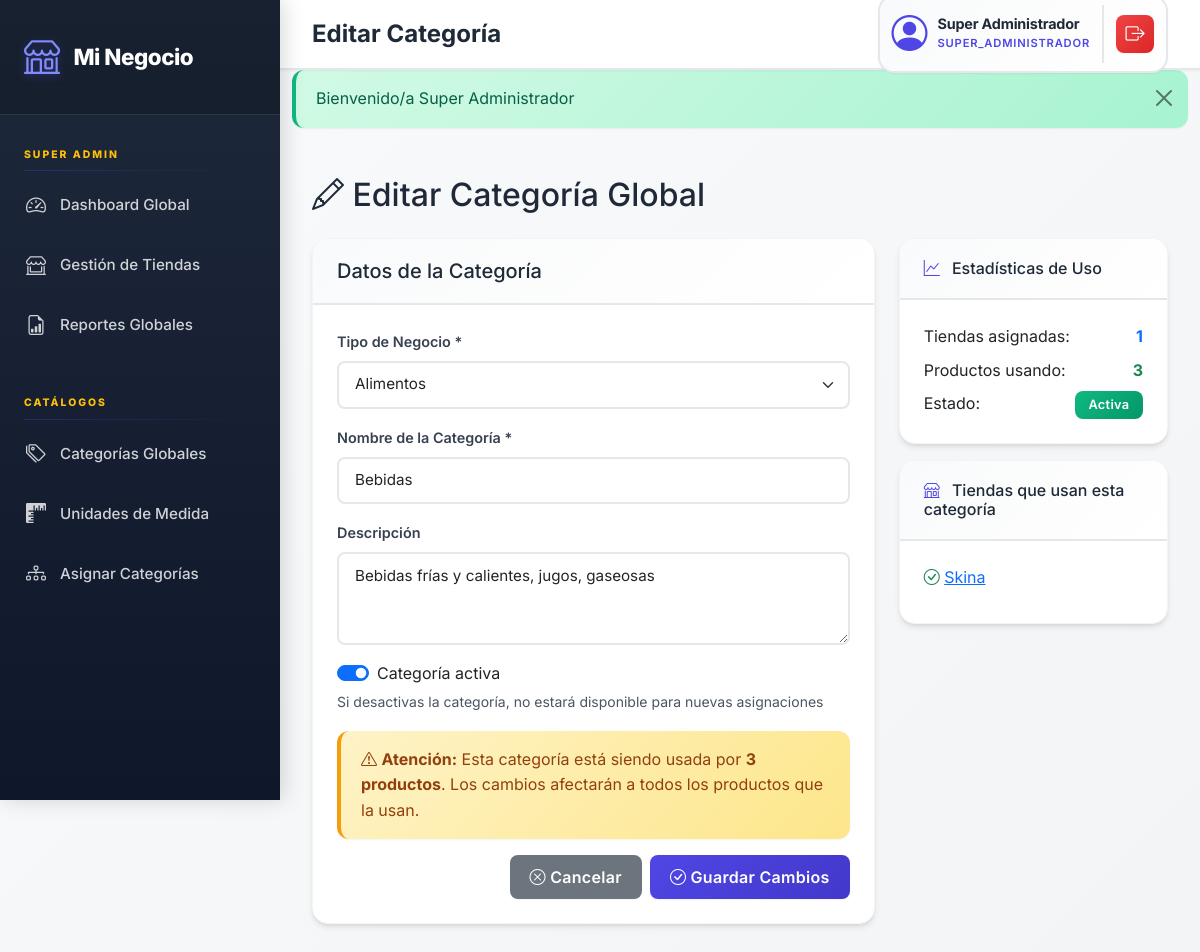
Screenshot of /views/super_admin/editar_categoria.php?id=2 (signed in) with the database file from the repository.
### tables this page shows
CREATE TABLE `categorias` (
  `id` int(11) NOT NULL,
  `tienda_id` int(11) DEFAULT NULL COMMENT 'NULL = Global (SUPER_ADMIN), valor = Personalizada',
  `nombre` varchar(100) NOT NULL,
  `descripcion` text DEFAULT NULL,
  `tipo_negocio` enum('ALIMENTOS','FERRETERIA','FARMACIA','ROPA','TECNOLOGIA','LIMPIEZA','LIBRERIA','MASCOTAS','VARIADO') DEFAULT 'VARIADO',
  `es_global` tinyint(1) DEFAULT 1 COMMENT '1=Global, 0=Personalizada',
  `activo` tinyint(1) DEFAULT 1,
  `created_at` timestamp NOT NULL DEFAULT current_timestamp(),
  `updated_at` timestamp NOT NULL DEFAULT current_timestamp() ON UPDATE current_timestamp()
);

CREATE TABLE `tiendas` (
  `id` int(11) NOT NULL,
  `nombre_negocio` varchar(200) NOT NULL,
  `slug` varchar(100) NOT NULL,
  `ruc` varchar(11) NOT NULL,
  `direccion` varchar(255) NOT NULL,
  `telefono` varchar(20) DEFAULT NULL,
  `email` varchar(100) DEFAULT NULL,
  `logo` varchar(255) DEFAULT NULL,
  `igv` decimal(5,2) NOT NULL DEFAULT 18.00,
  `estado` enum('ACTIVA','SUSPENDIDA') NOT NULL DEFAULT 'ACTIVA',
  `fecha_activacion` date DEFAULT NULL,
  `plan` varchar(50) DEFAULT 'BASICO',
  `monto_mensual` decimal(10,2) DEFAULT 0.00,
  `fecha_ultimo_pago` date DEFAULT NULL,
  `fecha_proximo_pago` date DEFAULT NULL,
  `created_at` timestamp NOT NULL DEFAULT current_timestamp(),
  `updated_at` timestamp NOT NULL DEFAULT current_timestamp() ON UPDATE current_timestamp()
);

### config/config.php (called while the page is built, shortened)
<?php
function e($value) {
    return htmlspecialchars((string)$value, ENT_QUOTES, 'UTF-8');
}

### views/super_admin/editar_categoria.php (the view, shortened to what this page needs)
<?php
require_once '../../config/config.php';
include '../layouts/header.php';
$db = Database::getInstance()->getConnection();
$id = intval($_GET['id']);
$stmt = $db->prepare("
    SELECT c.*,
           COUNT(DISTINCT tc.tienda_id) as tiendas_asignadas,
           COUNT(DISTINCT p.id) as productos_usando
    FROM categorias c
    LEFT JOIN tienda_categorias tc ON c.id = tc.categoria_id
    LEFT JOIN productos p ON c.id = p.categoria_id
    WHERE c.id = :id AND c.es_global = 1
    GROUP BY c.id
");
$stmt->execute(['id' => $id]);
$categoria = $stmt->fetch();
$stmt = $db->prepare("
    SELECT t.id, t.nombre_negocio
    FROM tiendas t
    INNER JOIN tienda_categorias tc ON t.id = tc.tienda_id
    WHERE tc.categoria_id = :categoria_id AND tc.activo = 1
    ORDER BY t.nombre_negocio
");
$stmt->execute(['categoria_id' => $id]);
$tiendas_usando = $stmt->fetchAll();
?>
<div class="row mb-3">
    <div class="col-12">
        <h2><i class="bi bi-pencil"></i> Editar Categoría Global</h2>
    </div>
</div>
<div class="row">
    <div class="col-md-8">
        <div class="card">
            <div class="card-header">
                <h5 class="mb-0">Datos de la Categoría</h5>
            </div>
            <div class="card-body">
                <form method="POST" action="<?php echo e(BASE_URL); ?>/controllers/CategoriaGlobalController.php?action=actualizar">
                    <div class="mb-3">
                        <label for="tipo_negocio" class="form-label">Tipo de Negocio *</label>
                        <select class="form-select" id="tipo_negocio" name="tipo_negocio" required>
                            <option value="ALIMENTOS" <?php echo e($categoria['tipo_negocio'] === 'ALIMENTOS' ? 'selected' : ''); ?>>Alimentos</option>
                        </select>
                    </div>
                    <div class="mb-3">
                        <label for="nombre" class="form-label">Nombre de la Categoría *</label>
                        <input type="text" class="form-control" id="nombre" name="nombre"
                               value="<?php echo e($categoria['nombre']); ?>"
                               required minlength="3" maxlength="100">
                    </div>
                    <div class="mb-3">
                        <label for="descripcion" class="form-label">Descripción</label>
                        <textarea class="form-control" id="descripcion" name="descripcion"
                                  rows="3" maxlength="255"><?php echo e($categoria['descripcion']); ?></textarea>
                    </div>
                    <div class="mb-3">
                        <div class="form-check form-switch">
                            <input class="form-check-input" type="checkbox" id="activo" name="activo"
                                   <?php echo e($categoria['activo'] ? 'checked' : ''); ?>>
                            <label class="form-check-label" for="activo">
                                Categoría activa
                            </label>
                        </div>
                        <small class="text-muted">Si desactivas la categoría, no estará disponible para nuevas asignaciones</small>
                    </div>
                    <?php if ($categoria['productos_usando'] > 0): ?>
                    <div class="alert alert-warning">
                        <i class="bi bi-exclamation-triangle"></i>
                        <strong>Atención:</strong> Esta categoría está siendo usada por <strong><?php echo e($categoria['productos_usando']); ?> productos</strong>.
                        Los cambios afectarán a todos los productos que la usan.
                    </div>
                    <?php endif; ?>
                    <div class="d-grid gap-2 d-md-flex justify-content-md-end">
                        <a href="<?php echo e(BASE_URL); ?>/views/super_admin/categorias_globales.php"
                           class="btn btn-secondary">
                            <i class="bi bi-x-circle"></i> Cancelar
                        </a>
                        <button type="submit" class="btn btn-primary">
                            <i class="bi bi-check-circle"></i> Guardar Cambios
                        </button>
                    </div>
                </form>
            </div>
        </div>
    </div>
    <div class="col-md-4">
        <div class="card mb-3">
            <div class="card-header">
                <h6 class="mb-0"><i class="bi bi-graph-up"></i> Estadísticas de Uso</h6>
            </div>
            <div class="card-body">
                <div class="d-flex justify-content-between mb-2">
                    <span>Tiendas asignadas:</span>
                    <strong class="text-primary"><?php echo e($categoria['tiendas_asignadas']); ?></strong>
                </div>
                <div class="d-flex justify-content-between mb-2">
                    <span>Productos usando:</span>
                    <strong class="text-success"><?php echo e($categoria['productos_usando']); ?></strong>
                </div>
                <div class="d-flex justify-content-between">
                    <span>Estado:</span>
                    <?php if ($categoria['activo']): ?>
                        <span class="badge bg-success">Activa</span>
                    <?php else: ?>
                        <span class="badge bg-danger">Inactiva</span>
                    <?php endif; ?>
                </div>
            </div>
        </div>
        <?php if (count($tiendas_usando) > 0): ?>
        <div class="card">
            <div class="card-header">
                <h6 class="mb-0"><i class="bi bi-shop"></i> Tiendas que usan esta categoría</h6>
            </div>
            <div class="card-body" style="max-height: 300px; overflow-y: auto;">
                <ul class="list-unstyled mb-0">
                    <?php foreach ($tiendas_usando as $tienda): ?>
                    <li class="mb-2">
                        <i class="bi bi-check-circle text-success"></i>
                        <a href="<?php echo e(BASE_URL); ?>/views/super_admin/asignar_categorias.php?tienda_id=<?php echo e($tienda['id']); ?>">
                            <?php echo e($tienda['nombre_negocio']); ?>
                        </a>
                    </li>
                    <?php endforeach; ?>
                </ul>
            </div>
        </div>
        <?php endif; ?>
    </div>
</div>
<?php include '../layouts/footer.php'; ?>

### assets/css/style.css (style rules this page uses)
:root { --primary-color: #4F46E5; --primary-dark: #4338CA; --primary-light: #818CF8; --secondary-color: #64748B; --success-color: #10B981; --danger-color: #EF4444; --warning-color: #F59E0B; --info-color: #3B82F6; --gray-50: #F9FAFB; --gray-100: #F3F4F6; --gray-200: #E5E7EB; --gray-300: #D1D5DB; --gray-600: #4B5563; --gray-700: #374151; --gray-800: #1F2937; --gray-900: #111827; --font-primary: 'Inter', -apple-system, BlinkMacSystemFont, 'Segoe UI', sans-serif; --font-mono: 'JetBrains Mono', 'Courier New', monospace; --spacing-xs: 0.25rem; --spacing-sm: 0.5rem; --spacing-md: 1rem; --spacing-lg: 1.5rem; --spacing-xl: 2rem; --radius-sm: 0.375rem; --radius-md: 0.5rem; --radius-lg: 0.75rem; --radius-xl: 1rem; --shadow-sm: 0 1px 2px 0 rgba(0, 0, 0, 0.05); --shadow-md: 0 4px 6px -1px rgba(0, 0, 0, 0.1), 0 2px 4px -1px rgba(0, 0, 0, 0.06); --shadow-lg: 0 10px 15px -3px rgba(0, 0, 0, 0.1), 0 4px 6px -2px rgba(0, 0, 0, 0.05); --shadow-xl: 0 20px 25px -5px rgba(0, 0, 0, 0.1), 0 10px 10px -5px rgba(0, 0, 0, 0.04); }
* { margin: 0; padding: 0; box-sizing: border-box; }
body { font-family: var(--font-primary); background: linear-gradient(135deg, var(--gray-50) 0%, var(--gray-100) 100%); background-attachment: fixed; color: var(--gray-800); line-height: 1.6; min-height: 100vh; overflow-x: hidden; -webkit-font-smoothing: antialiased; -moz-osx-font-smoothing: grayscale; }
.card { border: none; border-radius: var(--radius-xl); box-shadow: var(--shadow-md); transition: all 0.3s cubic-bezier(0.4, 0, 0.2, 1); background: white; overflow: hidden; border: 1px solid var(--gray-100); }
.card-header { background: linear-gradient(135deg, var(--gray-50) 0%, white 100%); border-bottom: 2px solid var(--gray-200); font-weight: 700; padding: 1.25rem 1.5rem; font-size: 1.1rem; color: var(--gray-800); }
.card-header i { color: var(--primary-color); margin-right: 0.5rem; }
.card-body { padding: 1.5rem; }
.btn { border-radius: var(--radius-md); font-weight: 600; padding: 0.625rem 1.25rem; transition: all 0.3s ease; border: none; box-shadow: var(--shadow-sm); letter-spacing: 0.3px; }
.btn-primary { background: linear-gradient(135deg, var(--primary-color) 0%, var(--primary-dark) 100%); }
.badge { font-weight: 600; padding: 0.45rem 0.85rem; border-radius: var(--radius-md); letter-spacing: 0.3px; font-size: 0.8rem; }
.badge.bg-success { background: linear-gradient(135deg, #10B981 0%, #059669 100%) !important; }
.form-label { font-weight: 600; color: var(--gray-700); margin-bottom: 0.5rem; font-size: 0.9rem; }
.form-control, .form-select { border: 2px solid var(--gray-200); border-radius: var(--radius-md); padding: 0.65rem 1rem; transition: all 0.3s ease; font-size: 0.95rem; }
.alert { border-radius: var(--radius-lg); border: none; padding: 1rem 1.25rem; box-shadow: var(--shadow-sm); border-left: 4px solid; }
.alert-warning { background: linear-gradient(135deg, #FEF3C7 0%, #FDE68A 100%); border-left-color: var(--warning-color); color: #92400E; }
.bg-success { background: linear-gradient(135deg, #10B981 0%, #059669 100%) !important; color: white !important; }
.text-muted { color: var(--gray-600) !important; }
small.text-muted { color: var(--gray-600) !important; }

### rows the page displays
categorias: nombre "Bebidas", descripcion "Bebidas frías y calientes, jugos, gaseosas"
tiendas: nombre_negocio "Skina"

### other values shown
$page_title "Editar Categoría"
$_SESSION['nombre'] "Super Administrador"
$_SESSION['rol'] "SUPER_ADMINISTRADOR"
$flash['message'] "Bienvenido/a Super Administrador"
$categoria['productos_usando'] "3"
$categoria['tiendas_asignadas'] "1"
